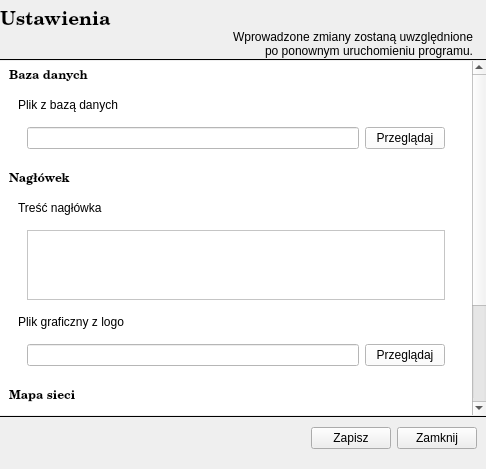
<?xml version="1.0" encoding="UTF-8"?>
<ui version="4.0">
 <class>ConfigWindow</class>
 <widget class="QWidget" name="ConfigWindow">
  <property name="windowModality">
   <enum>Qt::ApplicationModal</enum>
  </property>
  <property name="geometry">
   <rect>
    <x>0</x>
    <y>0</y>
    <width>486</width>
    <height>469</height>
   </rect>
  </property>
  <property name="windowTitle">
   <string>Ustawienia</string>
  </property>
  <layout class="QVBoxLayout" name="verticalLayout">
   <property name="spacing">
    <number>0</number>
   </property>
   <property name="leftMargin">
    <number>0</number>
   </property>
   <property name="rightMargin">
    <number>0</number>
   </property>
   <item>
    <widget class="QLabel" name="label">
     <property name="font">
      <font>
       <family>Century Schoolbook L</family>
       <pointsize>14</pointsize>
       <weight>75</weight>
       <bold>true</bold>
      </font>
     </property>
     <property name="text">
      <string>Ustawienia</string>
     </property>
     <property name="margin">
      <number>10</number>
     </property>
    </widget>
   </item>
   <item>
    <widget class="QLabel" name="label_8">
     <property name="styleSheet">
      <string notr="true">padding-right: 10px;</string>
     </property>
     <property name="text">
      <string>Wprowadzone zmiany zostaną uwzględnione
po ponownym uruchomieniu programu.</string>
     </property>
     <property name="textFormat">
      <enum>Qt::PlainText</enum>
     </property>
     <property name="alignment">
      <set>Qt::AlignRight|Qt::AlignTrailing|Qt::AlignVCenter</set>
     </property>
     <property name="margin">
      <number>0</number>
     </property>
    </widget>
   </item>
   <item>
    <widget class="Line" name="line">
     <property name="frameShadow">
      <enum>QFrame::Plain</enum>
     </property>
     <property name="orientation">
      <enum>Qt::Horizontal</enum>
     </property>
    </widget>
   </item>
   <item>
    <widget class="QScrollArea" name="scrollArea">
     <property name="autoFillBackground">
      <bool>false</bool>
     </property>
     <property name="styleSheet">
      <string notr="true"/>
     </property>
     <property name="frameShape">
      <enum>QFrame::NoFrame</enum>
     </property>
     <property name="frameShadow">
      <enum>QFrame::Sunken</enum>
     </property>
     <property name="widgetResizable">
      <bool>true</bool>
     </property>
     <widget class="QWidget" name="scrollAreaWidgetContents">
      <property name="geometry">
       <rect>
        <x>0</x>
        <y>0</y>
        <width>472</width>
        <height>522</height>
       </rect>
      </property>
      <property name="styleSheet">
       <string notr="true">background-color: rgb(255, 255, 255);</string>
      </property>
      <layout class="QVBoxLayout" name="verticalLayout_2">
       <item>
        <widget class="QLabel" name="label_2">
         <property name="font">
          <font>
           <family>Century Schoolbook L</family>
           <weight>75</weight>
           <bold>true</bold>
          </font>
         </property>
         <property name="text">
          <string>Baza danych</string>
         </property>
        </widget>
       </item>
       <item>
        <widget class="QWidget" name="widget_2" native="true">
         <layout class="QVBoxLayout" name="verticalLayout_4">
          <item>
           <widget class="QLabel" name="label_6">
            <property name="text">
             <string>Plik z bazą danych</string>
            </property>
           </widget>
          </item>
          <item>
           <widget class="QWidget" name="widget_5" native="true">
            <layout class="QHBoxLayout" name="horizontalLayout_2">
             <property name="leftMargin">
              <number>9</number>
             </property>
             <property name="topMargin">
              <number>9</number>
             </property>
             <property name="rightMargin">
              <number>9</number>
             </property>
             <property name="bottomMargin">
              <number>9</number>
             </property>
             <item>
              <widget class="QLineEdit" name="databaseLineEdit"/>
             </item>
             <item>
              <widget class="QPushButton" name="databaseButton">
               <property name="text">
                <string>Przeglądaj</string>
               </property>
              </widget>
             </item>
            </layout>
           </widget>
          </item>
         </layout>
        </widget>
       </item>
       <item>
        <widget class="QLabel" name="label_3">
         <property name="font">
          <font>
           <family>Century Schoolbook L</family>
           <weight>75</weight>
           <bold>true</bold>
          </font>
         </property>
         <property name="text">
          <string>Nagłówek</string>
         </property>
        </widget>
       </item>
       <item>
        <widget class="QWidget" name="widget_3" native="true">
         <layout class="QVBoxLayout" name="verticalLayout_3">
          <item>
           <widget class="QLabel" name="label_4">
            <property name="text">
             <string>Treść nagłówka</string>
            </property>
           </widget>
          </item>
          <item>
           <widget class="QWidget" name="widget_6" native="true">
            <layout class="QHBoxLayout" name="horizontalLayout_4">
             <item>
              <widget class="QTextEdit" name="headerEdit">
               <property name="maximumSize">
                <size>
                 <width>16777215</width>
                 <height>80</height>
                </size>
               </property>
              </widget>
             </item>
            </layout>
           </widget>
          </item>
          <item>
           <widget class="QLabel" name="label_5">
            <property name="text">
             <string>Plik graficzny z logo</string>
            </property>
           </widget>
          </item>
          <item>
           <widget class="QWidget" name="widget_4" native="true">
            <layout class="QHBoxLayout" name="horizontalLayout_3">
             <property name="leftMargin">
              <number>9</number>
             </property>
             <property name="topMargin">
              <number>9</number>
             </property>
             <property name="rightMargin">
              <number>9</number>
             </property>
             <property name="bottomMargin">
              <number>9</number>
             </property>
             <item>
              <widget class="QLineEdit" name="logoLineEdit"/>
             </item>
             <item>
              <widget class="QPushButton" name="logoButton">
               <property name="text">
                <string>Przeglądaj</string>
               </property>
              </widget>
             </item>
            </layout>
           </widget>
          </item>
         </layout>
        </widget>
       </item>
       <item>
        <widget class="QLabel" name="label_9">
         <property name="font">
          <font>
           <family>Century Schoolbook L</family>
           <weight>75</weight>
           <bold>true</bold>
          </font>
         </property>
         <property name="text">
          <string>Mapa sieci</string>
         </property>
        </widget>
       </item>
       <item>
        <widget class="QWidget" name="widget_8" native="true">
         <layout class="QVBoxLayout" name="verticalLayout_5">
          <item>
           <widget class="QLabel" name="label_10">
            <property name="text">
             <string>Plik graficzny</string>
            </property>
           </widget>
          </item>
          <item>
           <widget class="QWidget" name="widget_9" native="true">
            <layout class="QHBoxLayout" name="horizontalLayout_7">
             <item>
              <widget class="QLineEdit" name="mapGrapgicEdit"/>
             </item>
             <item>
              <widget class="QPushButton" name="mapGraphicButton">
               <property name="text">
                <string>Przeglądaj</string>
               </property>
              </widget>
             </item>
            </layout>
           </widget>
          </item>
          <item>
           <widget class="QLabel" name="label_7">
            <property name="text">
             <string>Plik metadanych</string>
            </property>
           </widget>
          </item>
          <item>
           <widget class="QWidget" name="widget_7" native="true">
            <layout class="QHBoxLayout" name="horizontalLayout_5">
             <item>
              <widget class="QLineEdit" name="mapMetaEdit"/>
             </item>
             <item>
              <widget class="QPushButton" name="mapMetaButton">
               <property name="text">
                <string>Przeglądaj</string>
               </property>
              </widget>
             </item>
            </layout>
           </widget>
          </item>
         </layout>
        </widget>
       </item>
       <item>
        <spacer name="verticalSpacer">
         <property name="orientation">
          <enum>Qt::Vertical</enum>
         </property>
         <property name="sizeHint" stdset="0">
          <size>
           <width>20</width>
           <height>40</height>
          </size>
         </property>
        </spacer>
       </item>
      </layout>
     </widget>
    </widget>
   </item>
   <item>
    <widget class="Line" name="line_2">
     <property name="frameShadow">
      <enum>QFrame::Plain</enum>
     </property>
     <property name="orientation">
      <enum>Qt::Horizontal</enum>
     </property>
    </widget>
   </item>
   <item>
    <widget class="QWidget" name="widget" native="true">
     <layout class="QHBoxLayout" name="horizontalLayout">
      <item>
       <spacer name="horizontalSpacer">
        <property name="orientation">
         <enum>Qt::Horizontal</enum>
        </property>
        <property name="sizeHint" stdset="0">
         <size>
          <width>466</width>
          <height>20</height>
         </size>
        </property>
       </spacer>
      </item>
      <item>
       <widget class="QPushButton" name="saveButton">
        <property name="text">
         <string>Zapisz</string>
        </property>
       </widget>
      </item>
      <item>
       <widget class="QPushButton" name="closeButton">
        <property name="text">
         <string>Zamknij</string>
        </property>
       </widget>
      </item>
     </layout>
    </widget>
   </item>
  </layout>
 </widget>
 <resources/>
 <connections/>
</ui>
